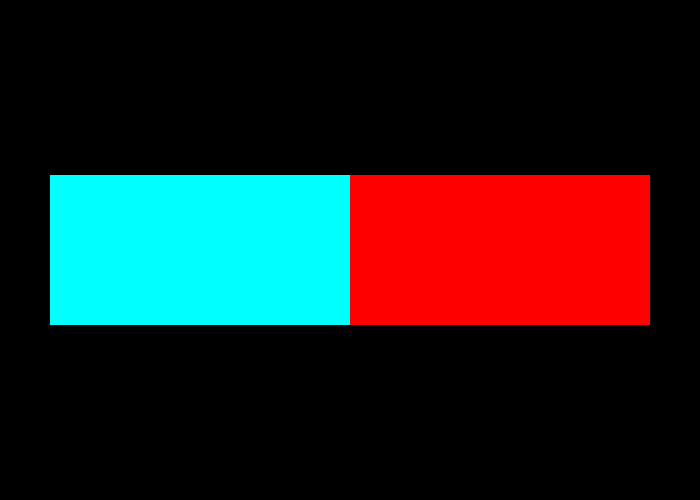
Frame 1 (no input)
Frame 60 (the mouse pressed at the canvas centre just before this capture): identical to frame 1, image omitted
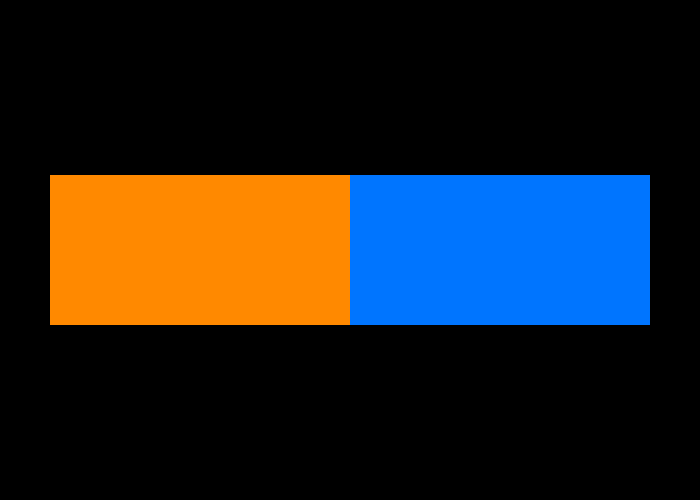
Frame 120 (the mouse held since frame 60 and released just before this capture)

The Processing sketch that drew these frames (run headless with seeded random() and noise(); from frame 60 on, the mouse is pressed at the canvas centre):

// Processing sketch: processing_184419
// ── processing_184419.pde

int h1 = 0;
int h2 = 50;

void setup()
{
  size(700, 500);
  rectMode(CENTER);
  colorMode(HSB, 100);
}

void draw()
{
  background(0);
  noStroke();
  fill(h2, 100, 100);
  rect(200, 250, 300, 150);
  fill(h1, 100, 100);
  rect(500, 250, 300, 150);
  if (mouseX >= 50 && mouseX <= 350 && mouseY >= 175 && mouseY <= 325)
  {
    h2 = h2 + 1;
    h2 = h2 % 100;
  } else 
  {
    h2 = h2 + 0;
  }
  if (mouseX >= 350 && mouseX <= 650 && mouseY >= 175 && mouseY <= 325)
  {
    h1 = h1 + 1;
    h1 = h1 % 100;
  } else 
  {
    h1 = h1 + 0;
  }
}
